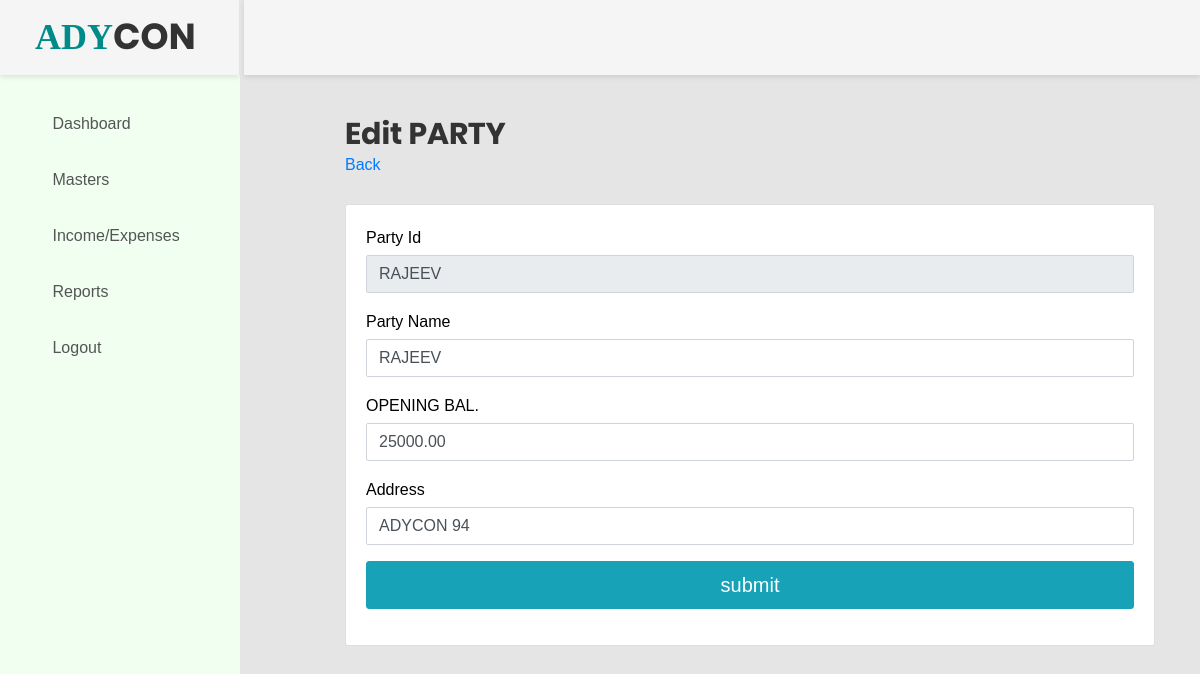
/manage_party.php?id=RAJEEV (signed in), run on the app's committed database.
### tables this page shows
CREATE TABLE `party` (
  `party_id` varchar(50) NOT NULL,
  `party_name` varchar(255) NOT NULL,
  `address1` varchar(255) NOT NULL,
  `op_bal` float(10,2) NOT NULL
);

### manage_party.php (the view, shortened to what this page needs)
<?php
include('header.php');
$partyid="";
$party="";
$address="";
$op_bal=0.00;
$label="Add";
$readon='required';
if(isset($_GET['id']) && $_GET['id']>0){
    $label="Edit";
    $readon='readonly';
    if(isset($_GET['id'])){
        $id=$_GET['id'];
        $res=mysqli_query($con,"Select * from party where party_id='$id'");
        $row=mysqli_fetch_assoc($res);
        $partyid=$row['party_id'];
        $party=$row['party_name'];
        $op_bal=$row['op_bal'];
        $address=$row['address1'];
    }
}
?>
<div class="main-content">
    <div class="section__content section__content--p30">
        <div class="container-fluid">
            <div class="row">
                <div class="col-lg-12">
                    <h2><?php echo $label?> PARTY</h2>
                    <a href="party.php">Back</a><br></br>
                    <div class="card">
                        <div class="card-body card-block">
                                <form method="post">
                                <div class="form-group">
                                    <label class="control-label mb-1">Party Id</label>
                                    <input type="text" name="party_id" class="form-control" value="<?php echo $partyid?>" <?php echo $readon?> >
                                </div>
                                <div class="form-group">
                                    <label class="control-label mb-1">Party Name</label>
                                    <input type="text" name="party_name" class="form-control" required value="<?php echo $party?>">
                                </div>
                                <div class="form-group">
                                    <label class="control-label mb-1">OPENING BAL.</label>
                                    <input type="text" name="op_bal" class="form-control" value="<?php echo $op_bal?>">
                                </div>
                                <div class="form-group">
                                    <label class="control-label mb-1">Address</label>
                                    <input type="text" name="address1" class="form-control" value="<?php echo $address?>">
                                </div>
                                <div class="form-group">
                                    <input type="submit" name="submit" class="btn btn-lg btn-info btn-block" value="submit">
                                </div>
                                </form>
                                </div>
                    </div>
                </div>
            </div>
        </div>
    </div>
</div>
<?php
include('footer.php');
?>

### data on the page
party: party_id "RAJEEV", party_name "RAJEEV", op_bal "25000.00", address1 "ADYCON 94"

### other printed values
$label "Edit"
